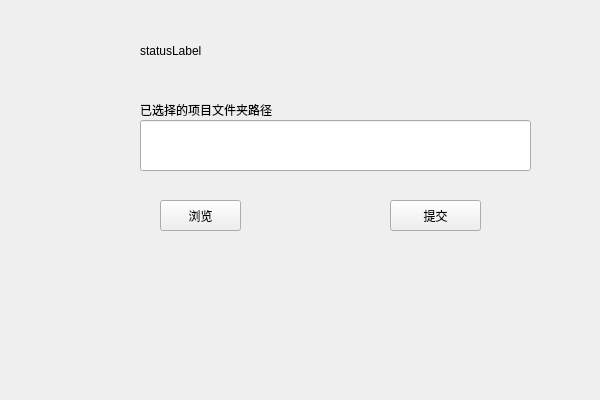
<?xml version="1.0" encoding="UTF-8"?>
<ui version="4.0">
 <class>uploader</class>
 <widget class="QWidget" name="uploader">
  <property name="geometry">
   <rect>
    <x>0</x>
    <y>0</y>
    <width>600</width>
    <height>400</height>
   </rect>
  </property>
  <property name="windowTitle">
   <string>uploader</string>
  </property>
  <widget class="QLineEdit" name="projectPathLineEdit">
   <property name="geometry">
    <rect>
     <x>140</x>
     <y>120</y>
     <width>391</width>
     <height>51</height>
    </rect>
   </property>
   <property name="text">
    <string/>
   </property>
  </widget>
  <widget class="QPushButton" name="browseButton">
   <property name="geometry">
    <rect>
     <x>160</x>
     <y>200</y>
     <width>81</width>
     <height>31</height>
    </rect>
   </property>
   <property name="text">
    <string>浏览</string>
   </property>
  </widget>
  <widget class="QPushButton" name="pushButton">
   <property name="geometry">
    <rect>
     <x>390</x>
     <y>200</y>
     <width>91</width>
     <height>31</height>
    </rect>
   </property>
   <property name="text">
    <string>提交</string>
   </property>
  </widget>
  <widget class="QLabel" name="statusLabel">
   <property name="geometry">
    <rect>
     <x>140</x>
     <y>10</y>
     <width>281</width>
     <height>81</height>
    </rect>
   </property>
   <property name="text">
    <string>statusLabel</string>
   </property>
  </widget>
  <widget class="QLabel" name="label">
   <property name="geometry">
    <rect>
     <x>140</x>
     <y>100</y>
     <width>231</width>
     <height>20</height>
    </rect>
   </property>
   <property name="text">
    <string>已选择的项目文件夹路径</string>
   </property>
  </widget>
 </widget>
 <layoutdefault spacing="6" margin="11"/>
 <resources/>
 <connections/>
</ui>
